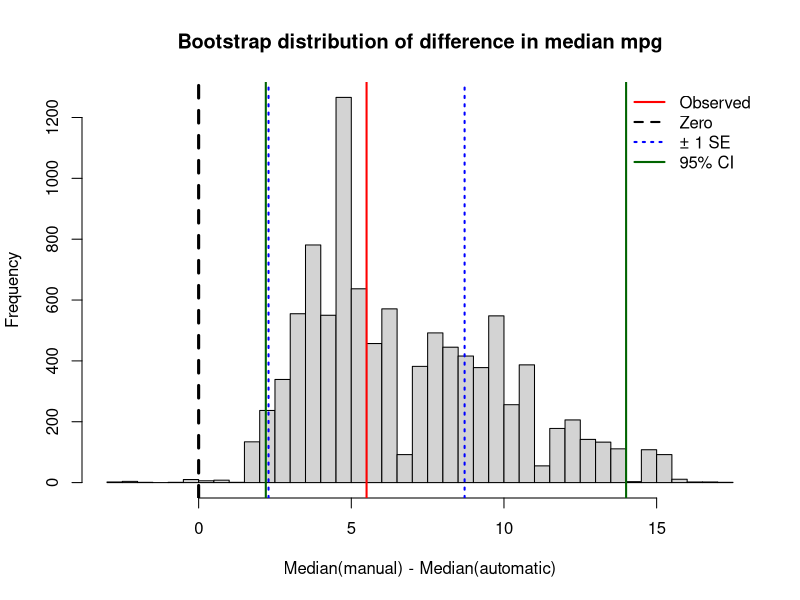
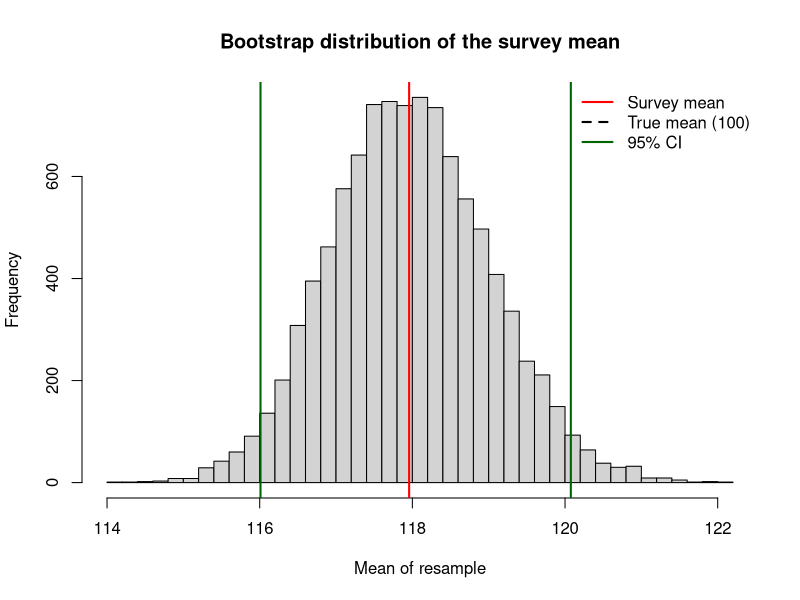

Here is the R script that generated these plots, in order:
## ---- chunk 1
knitr::opts_chunk$set(echo = TRUE)
## ---- chunk 2
auto <- mtcars$mpg[mtcars$am == 0]   # automatic
man  <- mtcars$mpg[mtcars$am == 1]   # manual

obs_diff <- median(man) - median(auto)
obs_diff
## ---- chunk 3
set.seed(1)
boot_diff <- replicate(10000, {
  median(sample(man,  replace = TRUE)) -
  median(sample(auto, replace = TRUE))
})


se <- sd(boot_diff) # bootstrap SE of the difference
ci <- quantile(boot_diff, c(0.025, 0.975)) # 95% percentile interval

hist(boot_diff, breaks = 40,
     main = "Bootstrap distribution of difference in median mpg",
     xlab = "Median(manual) - Median(automatic)")

abline(v = obs_diff, col = "red", lwd = 2)             # observed difference
abline(v = 0, lty = 2, lwd = 3)                                  # "no difference"
abline(v = obs_diff + c(-1, 1) * se, col = "blue", lwd = 2, lty = 3)  # ± 1 SE
abline(v = ci, col = "darkgreen", lwd = 2)              # 95% percentile CI

legend("topright", bty = "n", lwd = 2,
       col = c("red", "black", "blue", "darkgreen"),
       lty = c(1, 2, 3, 1),
       legend = c("Observed", "Zero", "± 1 SE", "95% CI"))

## ---- chunk 4
set.seed(1)
pop <- rlnorm(100000, 0, 1.4)        # skewed population; true median = 1
small <- sample(pop, 8)
large <- sample(pop, 200)

for (x in list(small, large)) {
  boot <- replicate(5000, median(sample(x, replace = TRUE)))
  ci <- quantile(boot, c(.025, .975))
  print(round(c(n          = length(x),
                median     = median(x),
                ci_lower   = unname(ci[1]),
                ci_upper   = unname(ci[2]),
                ci_width   = unname(ci[2] - ci[1]),
                true_median = 1), 2))
}

## ---- chunk 5
set.seed(1)
population <- rnorm(50000, 100, 15) # true mean of 100 and sd of 15
survey <- sample(population[population > 108], 60)   # sampled from only high scorers

c(mean_population = mean(population),
  mean_sample = mean(survey))                        # ~117, not 100
## ---- chunk 6
set.seed(1)
population <- rnorm(50000, 100, 15)                  # true mean = 100
survey <- sample(population[population > 108], 60)   # only high scorers

# Bootstrap the mean of the survey
boot <- replicate(10000, mean(sample(survey, length(survey), replace = TRUE)))

obs <- mean(survey)
se  <- sd(boot)
ci  <- quantile(boot, c(0.025, 0.975))

c(true_mean = mean(population), 
  sample_mean = obs, 
  boot_SE = se,
  boot_ci = ci)


hist(boot, breaks = 40, main = "Bootstrap distribution of the survey mean",
     xlab = "Mean of resample")
abline(v = obs, col = "red", lwd = 2)                 # observed survey mean
abline(v = 100, col = "black", lwd = 2, lty = 2)      # TRUE population mean
abline(v = ci, col = "darkgreen", lwd = 2)            # bootstrap 95% CI
legend("topright", bty = "n", lwd = 2, lty = c(1, 2, 1),
       col = c("red", "black", "darkgreen"),
       legend = c("Survey mean", "True mean (100)", "95% CI"))
